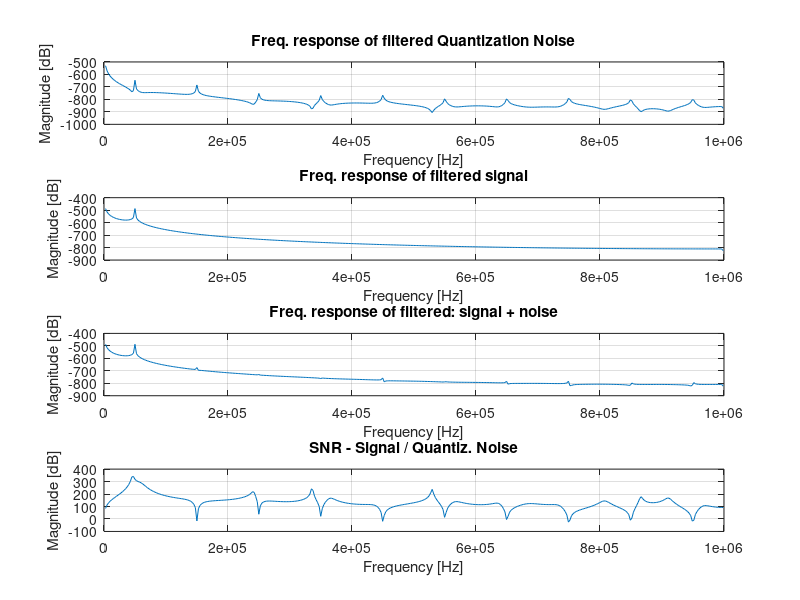

This figure's MATLAB source:
% SCRIPT - Output quantization error of a digital processing process %

% BRIEFING %
% This script analyzes how Quantization Noise caused by sampling a   % 
% periodic analog signal behaves when processed by a digital filter  %

% ----------Config ADC---------- % 
Nbits = 12;
Vref = 3.3;
LSB = Vref/(2^Nbits);

% ----------Signals to be sampled---------- %
f1 = 50*10^3 ;  % Signal freq of 50kHz
Vcc1 = 1.65;  
A1 = 0.1;   % Amplitude
y1 = @(t) Vcc1 + A1*sin(2*pi*f1*t) ;    % Sinusoidal signal example 

% ----------Sampling interval---------- %
fs = 2*10^6 ; % Sampling freq of 2MHz
t1 = 0 ;
Np = 20 ;
t2 = Np/f1 ;  % Sampling Np periods of y1
Ts = 1/fs ;
t = [t1:Ts:t2];

% ----------Sampled signal---------- %
Y = y1(t);
L = length(Y);             % Length of signal

% ----------Quantized signal---------- %
partition = 0+LSB/2:LSB/2:Vref;             % Under this intervals, the signal is quantized
codebook = 0:LSB/2:Vref;                    % rounding down (floor)
[ind,qY] = quantiz(Y,partition,codebook);   % Obtention of quantized signal (qY)

% ----------Quantization error sequence---------- %
EqY = Y - qY;  % Discrete sequence: quantiz. error

% ----------Single-Sided Amplitude Spectrum of EqY---------- %
Eq1f = fft(EqY);
P2 = abs(Eq1f/L);
P1 = P2(1:L/2+1);
P1(2:end-1) = 2*P1(2:end-1);
f1 = fs*(0:(L/2))/L;

% ----------Single-Sided Amplitude Spectrum of Y---------- %
Yf = fft(Y);
Py2 = abs(Yf/L);
Py1 = Py2(1:L/2+1);
Py1(2:end-1) = 2*Py1(2:end-1);

% ----------Single-Sided Amplitude Spectrum of qY---------- %
Yqf = fft(qY);
Pyq2 = abs(Yqf/L);
Pyq1 = Pyq2(1:L/2+1);
Pyq1(2:end-1) = 2*Pyq1(2:end-1);

% ---------- N-th order IIR filter -> N cascaded single pole IIR ---------- %
ALPHA = 0.0001;
N=3;
a = [1];
for i = 1:N
    aux = [1 -(1-ALPHA)];
    a = conv(a,aux);
end

h1 = freqz(ALPHA^N,a,f1,fs);

% ---------- Plotting ---------- %
figure(1)
P1_dB = 20*log(h1.*P1);
subplot(4,1,1)
plot(f1(2:end),P1_dB(2:end))
title('Freq. response of filtered Quantization Noise')
xlabel('Frequency [Hz]')
ylabel('Magnitude [dB]')
grid

Py1_dB = 20*log(h1.*Py1);
subplot(4,1,2)
plot(f1(2:end),Py1_dB(2:end))
%ylim([-100 inf])
title('Freq. response of filtered signal')
xlabel('Frequency [Hz]')
ylabel('Magnitude [dB]')
grid

Pyq1_dB = 20*log(h1.*Pyq1);
subplot(4,1,3)
plot(f1(2:end),Pyq1_dB(2:end))
%ylim([-100 inf])
title('Freq. response of filtered: signal + noise')
xlabel('Frequency [Hz]')
ylabel('Magnitude [dB]')
grid

SNR_dB = Py1_dB - P1_dB;
subplot(4,1,4)
plot(f1(2:end),2*(SNR_dB(2:end)))
%ylim([-60 inf])
title('SNR - Signal / Quantiz. Noise')
xlabel('Frequency [Hz]')
ylabel('Magnitude [dB]')
grid
